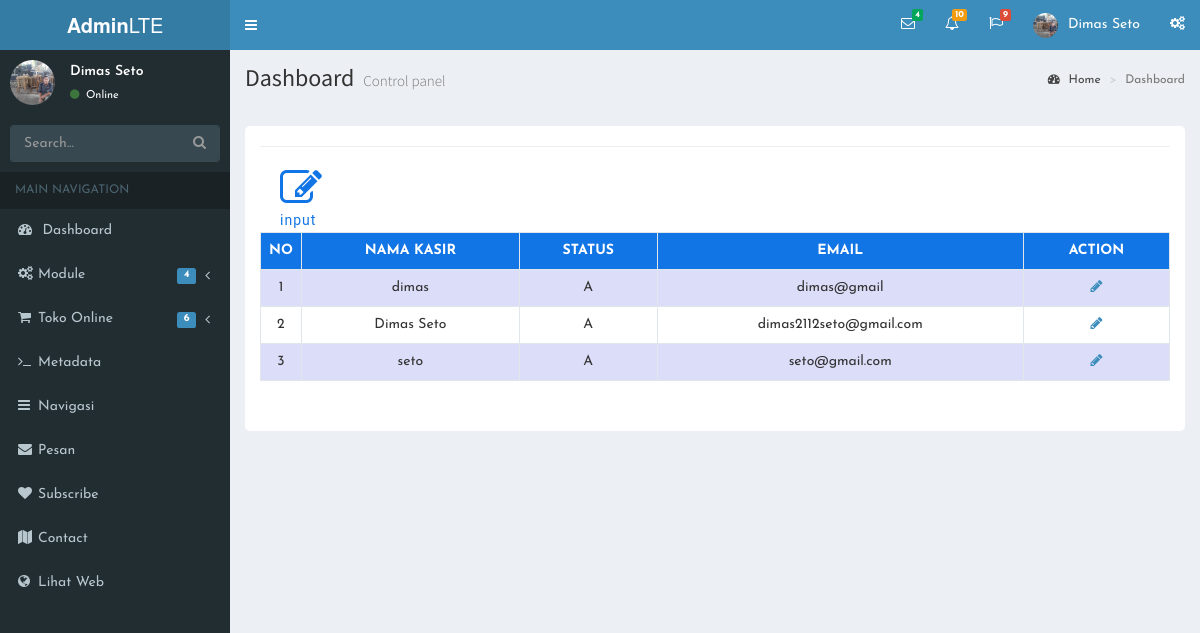
/s-admin?page=kasir (signed in), run on the app's committed database.
### tables this page shows
CREATE TABLE `akun` (
  `id` int(8) NOT NULL,
  `username` varchar(250) NOT NULL,
  `password` varchar(250) NOT NULL,
  `email` varchar(50) NOT NULL,
  `status` enum('A','B') NOT NULL,
  `akses` varchar(255) NOT NULL
);

### admin/view/kasir.php (the view, shortened to what this page needs)
<?php
if(empty($_GET['act'])){
    tampil();
}
?>
<?php function tampil(){
    $base_url = "http://localhost/Project-dua/s-admin";
?>
<div class="badan">
    <div class="container">
        <hr>
        <a href="?page=kasir&act=tambah">
            <i class="fa fa-pencil-square-o fa-3x far" aria-hidden="true"></i>
            <br>
            <span class="fan">input</span>
        </a>
        <form action="" method="post">
            <table class="table" id="table">
                <tr class="tampil">
                    <th>No</th>
                    <th>Nama Kasir</th>
                    <th>Status</th>
                    <th>Email</th>
                    <th>Action</th>
                </tr>
                <?php
                include "../config/konek.php";
                $no = 1;
                $data = mysqli_query($koneksi,"SELECT * FROM akun WHERE akses = 'kasir'");
                while($ddata = mysqli_fetch_array($data)){?>
                <tr>
                    <td><?php echo $no++;?></td>
                    <td><?php echo $ddata['username']?></td>
                    <td><?php echo $ddata['status']?></td>
                    <td><?php echo $ddata['email']?></td>
                    <td><a href="<?php echo $base_url;?>?page=kasir&act=edit&id=<?php echo $ddata['id']?>"><i class="fa fa-pencil"></i></a></td>
                </tr>
                <?php }?>
            </table>
        </form>
    </div>
</div>
<?php }?>

### data on the page
akun: username "dimas", status "A", email "dimas@gmail"
akun: username "Dimas Seto", status "A", email "dimas2112seto@gmail.com"
akun: username "seto", status "A", email "seto@gmail.com"
